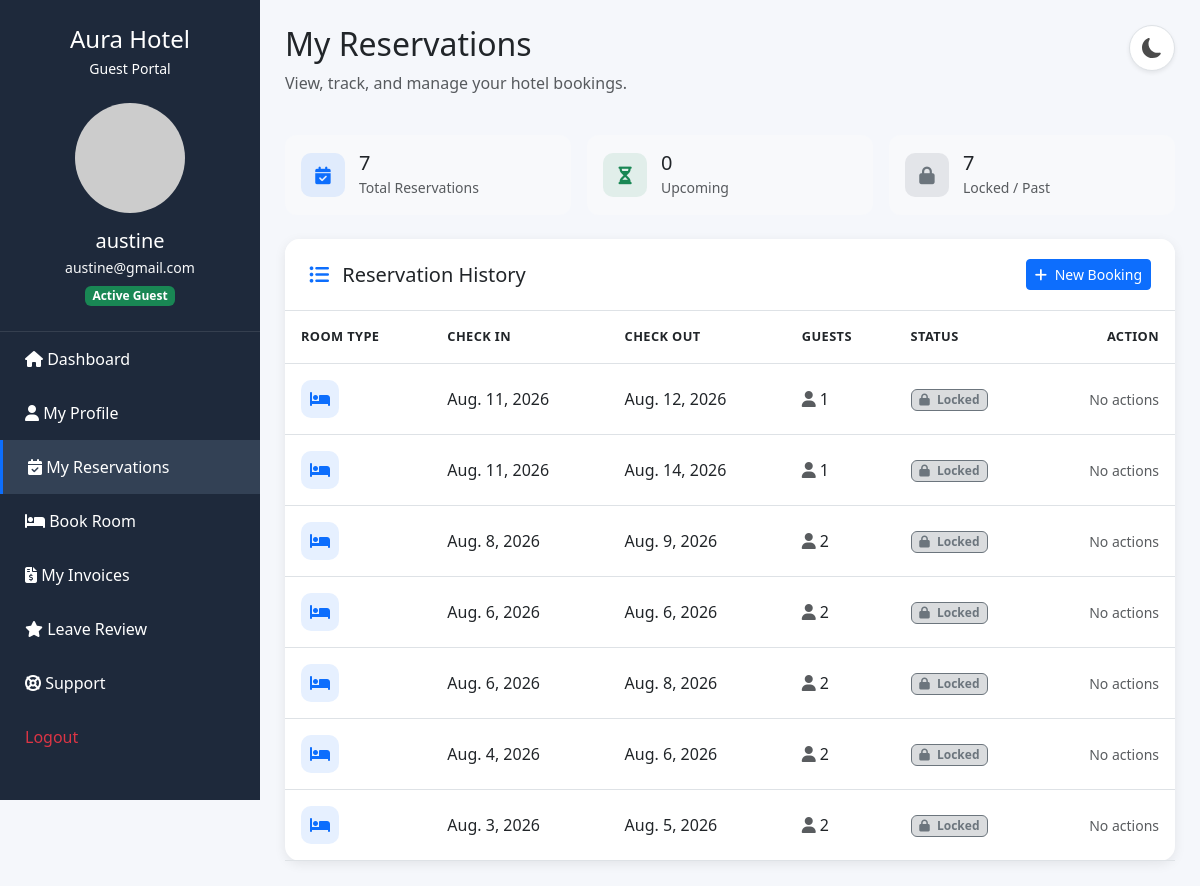
Screenshot of /guests/my-reservations/ (signed in) with the database file from the repository.
### reservations/models.py (models this page shows, shortened)
class Reservation(models.Model):
    STATUS_CHOICES = [
        ('Booked', 'Booked'),
        ('Checked In', 'Checked In'),
        ('Pending Checkout', 'Pending Checkout'),
        ('Completed', 'Completed'),
        ('Cancelled', 'Cancelled'),
    ]
    PAYMENT_CHOICES = [
        ('Pending', 'Pending'),
        ('Paid', 'Paid'),
    ]
    user = models.ForeignKey(
        User,
        on_delete=models.CASCADE,
        null=True,
        blank=True
    )
    guest_name = models.CharField(max_length=100)
    email = models.EmailField()
    phone = models.CharField(max_length=20)
    room = models.ForeignKey(
        Room,
        on_delete=models.CASCADE
    )
    check_in = models.DateField()
    check_out = models.DateField()
    check_in_time = models.DateTimeField(
        null=True,
        blank=True
    )
    check_out_time = models.DateTimeField(
        null=True,
        blank=True
    )
    guests = models.IntegerField()
    special_requests = models.TextField(
        blank=True,
        null=True
    )
    status = models.CharField(
        max_length=20,
        choices=STATUS_CHOICES,
        default='Booked'
    )
    payment_status = models.CharField(
        max_length=20,
        choices=PAYMENT_CHOICES,
        default='Pending'
    )
    created_at = models.DateTimeField(
    auto_now_add=True
    )

### guests/views.py (the view)
@login_required
def my_reservations(request):
    reservations = Reservation.objects.filter(
        user=request.user
    ).order_by('-check_in')
    return render(
        request,
        'guests/my_reservations.html',
        {
            'reservations': reservations,
            'today': timezone.now().date()
        }
    )

### guests/templates/guests/my_reservations.html (shortened to what this page needs)
<!DOCTYPE html>
<html lang="en">
<head>
<link href="https://cdn.jsdelivr.net/npm/bootstrap@5.3.3/dist/css/bootstrap.min.css" rel="stylesheet">
<link href="https://cdnjs.cloudflare.com/ajax/libs/font-awesome/6.5.2/css/all.min.css" rel="stylesheet">
</head>
<body>
<div class="sidebar">
<div class="sidebar-header">
    <h4 class="mb-1">
        Aura Hotel
    </h4>
    <small class="d-block mb-4">
        Guest Portal
    </small>
    <div class="text-center">
        {% if profile.profile_picture %}
            <img src="{{ profile.profile_picture.url }}"
                 class="rounded-circle mb-3"
                 width="110"
                 height="110"
                 style="object-fit:cover; border:3px solid rgba(255,255,255,.25);">
        {% else %}
            <img src="https://ui-avatars.com/api/?name={{ request.user.username }}"
                 class="rounded-circle mb-3"
                 width="110"
                 height="110">
        {% endif %}
        <h5 class="mb-1">
            {{ request.user.username }}
        </h5>
        <small class="text-light d-block">
            {{ request.user.email }}
        </small>
        <span class="badge bg-success mt-2">
            Active Guest
        </span>
    </div>
</div>
    <ul class="sidebar-menu">
        <li>
            <a href="{% url 'guest_dashboard' %}">
                <i class="fas fa-home"></i>
                Dashboard
            </a>
        </li>
        <li>
            <a href="{% url 'guest_profile' %}">
                <i class="fas fa-user"></i>
                My Profile
            </a>
        </li>
        <li>
            <a href="{% url 'my_reservations' %}" class="active">
                <i class="fas fa-calendar-check"></i>
                My Reservations
            </a>
        </li>
        <li>
            <a href="/reservation/">
                <i class="fas fa-bed"></i>
                Book Room
            </a>
        </li>
        <li>
            <a href="{% url 'my_invoices' %}">
                <i class="fas fa-file-invoice-dollar"></i>
                My Invoices
            </a>
        </li>
        <li>
            <a href="{% url 'leave_review' %}">
                <i class="fas fa-star"></i>
                Leave Review
            </a>
        </li>
        <li>
            <a href="{% url 'guest_support' %}">
                <i class="fas fa-life-ring"></i>
                Support
            </a>
        </li>
        <li>
            <a href="{% url 'logout' %}"
            class="nav-link text-danger">
                Logout
            </a>
        </li>
    </ul>
</div>
<div class="main-content">
    <div class="mb-4 d-flex justify-content-between align-items-start flex-wrap gap-3">
        <div>
            <h2>
                My Reservations
            </h2>
            <p class="text-muted">
                View, track, and manage your hotel bookings.
            </p>
        </div>
        <button class="btn rounded-circle shadow-sm d-flex align-items-center justify-content-center"
                id="themeToggle"
                title="Toggle dark/light mode">
        </button>
    </div>
    <div class="row g-3 mb-4">
        <div class="col-md-4">
            <div class="stat-pill">
                <div class="icon" style="background:rgba(13,110,253,.1); color:#0d6efd;">
                    <i class="fas fa-calendar-check"></i>
                </div>
                <div>
                    <h5 class="mb-0">{{ reservations|length }}</h5>
                    <small class="text-muted">Total Reservations</small>
                </div>
            </div>
        </div>
        <div class="col-md-4">
            <div class="stat-pill">
                <div class="icon" style="background:rgba(25,135,84,.1); color:#198754;">
                    <i class="fas fa-hourglass-half"></i>
                </div>
                <div>
                    <h5 class="mb-0" id="upcomingCount">—</h5>
                    <small class="text-muted">Upcoming</small>
                </div>
            </div>
        </div>
        <div class="col-md-4">
            <div class="stat-pill">
                <div class="icon" style="background:rgba(108,117,125,.15); color:#6c757d;">
                    <i class="fas fa-lock"></i>
                </div>
                <div>
                    <h5 class="mb-0" id="lockedCount">—</h5>
                    <small class="text-muted">Locked / Past</small>
                </div>
            </div>
        </div>
    </div>
    <div class="card card-support">
        <div class="card-header-clean d-flex justify-content-between align-items-center">
            <h5 class="mb-0">
                <i class="fas fa-list-ul text-primary me-2"></i>
                Reservation History
            </h5>
            <a href="/reservation/" class="btn btn-primary btn-sm">
                <i class="fas fa-plus me-1"></i> New Booking
            </a>
        </div>
        <div class="card-body p-0">
            <div class="table-responsive">
                <table class="table table-hover">
                    <thead>
                        <tr>
                            <th>Room Type</th>
                            <th>Check In</th>
                            <th>Check Out</th>
                            <th>Guests</th>
                            <th>Status</th>
                            <th class="text-end">Action</th>
                        </tr>
                    </thead>
                    <tbody>
                        {% for reservation in reservations %}
                            <tr class="reservation-row" data-checkin="{{ reservation.check_in|date:'Y-m-d' }}">
                                <td>
                                    <div class="d-flex align-items-center gap-3">
                                        <div class="room-icon">
                                            <i class="fas fa-bed"></i>
                                        </div>
                                    </div>
                                </td>
                                <td>
                                    {{ reservation.check_in }}
                                </td>
                                <td>
                                    {{ reservation.check_out }}
                                </td>
                                <td>
                                    <i class="fas fa-user text-muted me-1"></i>{{ reservation.guests }}
                                </td>
                                <td>
                                    {% if reservation.check_in > today %}
                                        <span class="badge bg-success bg-opacity-25 text-success border border-success">
                                            <i class="fas fa-circle-check me-1"></i> Upcoming
                                        </span>
                                    {% else %}
                                        <span class="badge bg-secondary bg-opacity-25 text-secondary border border-secondary">
                                            <i class="fas fa-lock me-1"></i> Locked
                                        </span>
                                    {% endif %}
                                </td>
                                <td class="text-end">
                                    {% if reservation.check_in > today %}
                                        <button
                                            class="btn btn-sm btn-outline-danger"
                                            data-bs-toggle="modal"
                                            data-bs-target="#cancelModal{{ reservation.id }}">
                                            <i class="fas fa-xmark me-1"></i> Cancel
                                        </button>
                                    {% else %}
                                        <span class="text-muted small">
                                            No actions
                                        </span>
                                    {% endif %}
                                </td>
                            </tr>
                        {% endfor %}
                    </tbody>
                </table>
            </div>
        </div>
    </div>
</div>
</body>
</html>

### guests/templates/guests/my_reservations.html (style rules this page uses)
:root { --bg-color:#f5f7fb; --text-color:#212529; --text-muted:#6c757d; --card-bg:#ffffff; --card-shadow:rgba(0,0,0,.08); --border-color:#dee2e6; --sidebar-bg:#1e293b; --sidebar-hover:#334155; --sidebar-text:#ffffff; --table-hover:rgba(0,0,0,.03); --table-header-bg:#ffffff; --field-bg:#f8f9fb; }
body { background:var(--bg-color); color:var(--text-color); font-family:'Segoe UI',sans-serif; transition:background-color .3s ease, color .3s ease; }
.sidebar { width:260px; height:100vh; background:var(--sidebar-bg); color:var(--sidebar-text); position:fixed; top:0; left:0; overflow-y:auto; z-index:1000; transition:background-color .3s ease; }
.sidebar-header { text-align:center; padding:25px 15px; border-bottom:1px solid rgba(255,255,255,.1); }
.sidebar-menu { list-style:none; padding:0; margin:0; }
.sidebar-menu a { display:block; color:var(--sidebar-text); text-decoration:none; padding:15px 25px; transition:background-color .2s ease; }
.sidebar-menu a.active { background:var(--sidebar-hover); border-left:3px solid #0d6efd; }
.main-content { margin-left:260px; padding:25px; }
#themeToggle { width:46px; height:46px; background:var(--card-bg); border:1px solid var(--border-color); transition:background-color .3s ease, border-color .3s ease; }
.card-support { border:none; border-radius:15px; box-shadow:0 3px 12px var(--card-shadow); background:var(--card-bg); color:var(--text-color); transition:background-color .3s ease, color .3s ease, box-shadow .3s ease; }
.card-header-clean { background:var(--card-bg); border-bottom:1px solid var(--border-color); padding:20px 24px; border-radius:15px 15px 0 0; }
.table { --bs-table-color: var(--text-color); --bs-table-bg: transparent; --bs-table-striped-color: var(--text-color); --bs-table-striped-bg: var(--table-hover); --bs-table-active-color: var(--text-color); --bs-table-active-bg: var(--table-hover); --bs-table-hover-color: var(--text-color); --bs-table-hover-bg: var(--table-hover); --bs-table-border-color: var(--border-color); color:var(--text-color); margin-bottom:0; }
.table thead { background:var(--table-header-bg); color:var(--text-muted); font-size:.8rem; text-transform:uppercase; letter-spacing:.4px; }
.table > :not(caption) > * > * { color:var(--text-color); border-bottom-color:var(--border-color); background-color:transparent; vertical-align:middle; padding:16px; }
.room-icon { width:38px; height:38px; border-radius:10px; display:flex; align-items:center; justify-content:center; background:rgba(13,110,253,.1); color:#0d6efd; flex-shrink:0; }
.stat-pill { background:var(--field-bg); border-radius:12px; padding:16px; display:flex; align-items:center; gap:14px; }
.stat-pill .icon { width:44px; height:44px; border-radius:10px; display:flex; align-items:center; justify-content:center; font-size:1.1rem; flex-shrink:0; }

### rows the page displays
Reservation: check_in "Aug. 11, 2026", check_out "Aug. 12, 2026", guests "1", shows "Locked", shows "No actions"
Reservation: check_in "Aug. 11, 2026", check_out "Aug. 14, 2026", guests "1", shows "Locked", shows "No actions"
Reservation: check_in "Aug. 8, 2026", check_out "Aug. 9, 2026", guests "2", shows "Locked", shows "No actions"
Reservation: check_in "Aug. 6, 2026", check_out "Aug. 6, 2026", guests "2", shows "Locked", shows "No actions"
Reservation: check_in "Aug. 6, 2026", check_out "Aug. 8, 2026", guests "2", shows "Locked", shows "No actions"
Reservation: check_in "Aug. 4, 2026", check_out "Aug. 6, 2026", guests "2", shows "Locked", shows "No actions"
Reservation: check_in "Aug. 3, 2026", check_out "Aug. 5, 2026", guests "2", shows "Locked", shows "No actions"

### other values shown
{{ request.user.username }} "austine"
{{ request.user.email }} "austine@gmail.com"
{{ reservations|length }} "7"
